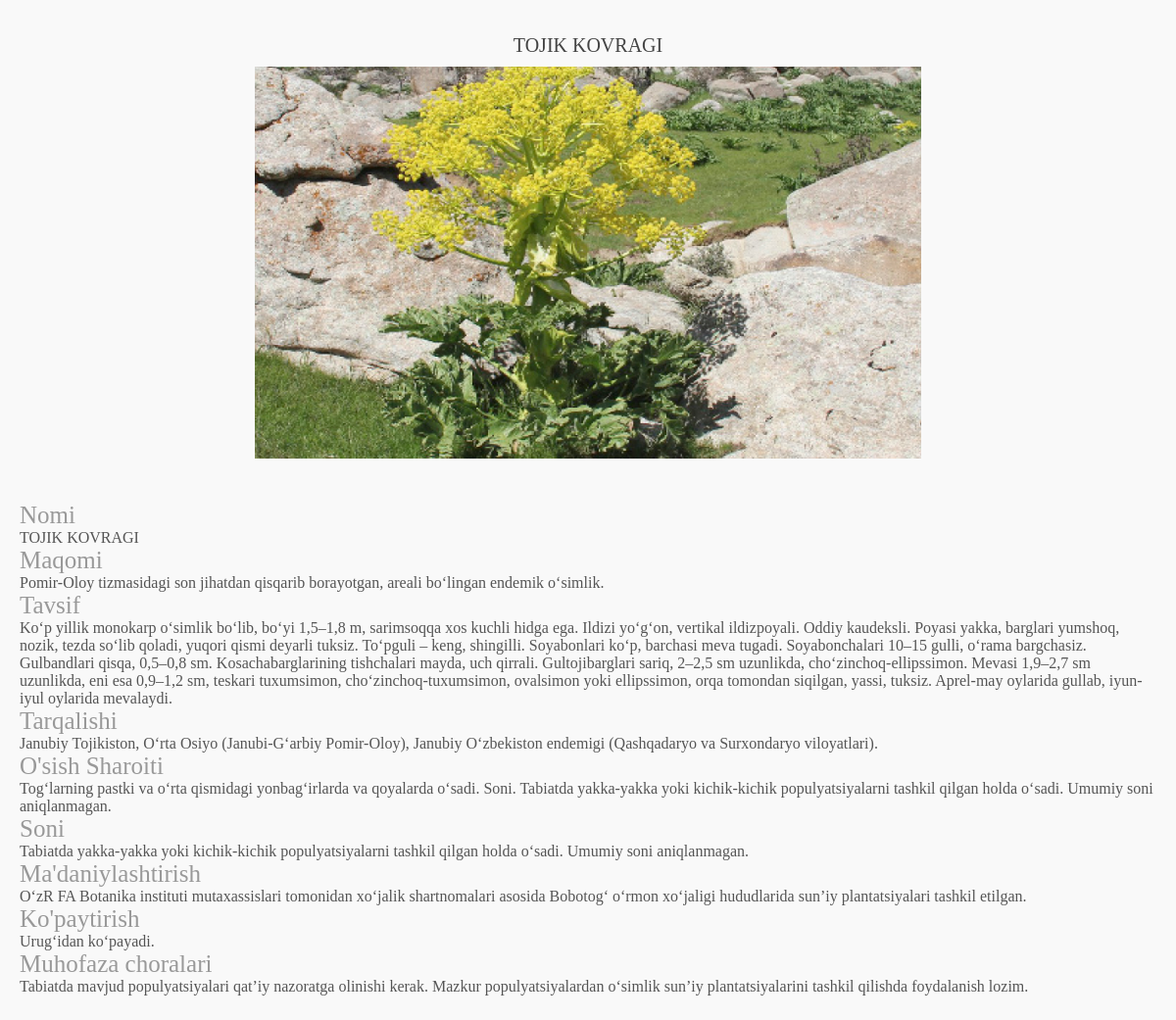
The app's page /osimlik/2/ with its own data.
### redmap/models.py (models this page shows, shortened)
class Osimlik(models.Model):
    oilasi = models.ForeignKey(Oilasi, on_delete=models.CASCADE)
    nomi = models.CharField(max_length=255)
    maqomi = models.TextField()
    tavsif = models.TextField()
    tarqalishi = models.TextField()
    sharoiti = models.TextField()
    soni = models.TextField()
    kupayishi = models.CharField(max_length=255)
    ozgarish_sabablari = models.TextField()
    madaniylashtirish = models.TextField()
    muhofaza_choralari = models.TextField()
    img = models.ImageField(upload_to="nature/", default="")
    class Meta:
        verbose_name = ("O'simlik")
        verbose_name_plural = ("O'simliklar")

### redmap/views.py (the view)
# urls.py: path('osimlik/<int:id>/',osimlikview,name="osimlik"),
def osimlikview(request,id):
    osimlik = get_object_or_404(Osimlik,id=id)
    return render(request,"osimlik_detail.html",{"osimlik":osimlik})

### templates/osimlik_detail.html (shortened to what this page needs)
{% load static  %}
<!DOCTYPE html>
<html lang="en">
<head>
    <link rel="stylesheet" href="{% static 'modal.css' %}">
</head>
<body>
    <div class="inner-content">
		<div class="inner-wrapper">
			<div class="picture-blog">
				<h1 class="picture-blog-name">{{osimlik.nomi}}</h1>
				<img src="{{ osimlik.img.url }}" alt=".....">
			</div>
			<div class="comment-blog">
				<div class="blog">
                    <h3>Nomi</h3>
                    <p>{{osimlik.nomi}}</p>
                </div>
				<div class="blog">
                    <h3>Maqomi</h3>
                    <p>{{osimlik.maqomi}}</p>
                </div>
				<div class="blog">
                    <h3>Tavsif</h3>
                    <p>{{osimlik.tavsif}}</p>
                </div>
				<div class="blog">
                    <h3>Tarqalishi</h3>
                    <p>{{osimlik.tarqalishi}}</p>
                </div>
				<div class="blog">
                    <h3>O'sish Sharoiti</h3>
                    <p>{{osimlik.sharoiti}}</p>
                </div>
				<div class="blog">
                    <h3>Soni</h3>
                    <p>{{osimlik.soni}}</p>
                </div>
				<div class="blog">
                    <h3>Ma'daniylashtirish</h3>
                    <p>{{osimlik.madaniylashtirish}}</p>
                </div>
				<div class="blog">
                    <h3>Ko'paytirish</h3>
                    <p>{{osimlik.kupayishi}}</p>
                </div>
				<div class="blog">
                    <h3>Muhofaza choralari</h3>
                    <p>{{osimlik.muhofaza_choralari}}</p>
                </div>
			</div>
		</div>
	</div>
</body>
</html>

### static/modal.css (style rules this page uses)
* { padding:0px; margin:0px; box-sizing:border-box; text-decoration:none; }
.inner-content { width:100%; min-height:100vh; padding:15px 10px; background-color:#f9f9f9; }
.inner-wrapper { width:100%; height:100%; display: flex; flex-direction: column; gap: 20px; align-items: center; justify-content: center; }
.picture-blog { width:min(100%,700px); padding: 10px; border-radius: 10px; }
.picture-blog h1 { text-align: center; font-size: 20px; font-weight: 500; padding: 10px 0; color: #444; }
.picture-blog img { width:min(100%,700px); height: 400px; object-fit: cover; object-position: center; }
.comment-blog { width: 100%; height: min(100%,400px); padding: 10px; border-radius: 10px; flex-direction: column; align-items: left; gap: 10px; }
.blog h3 { font-size: 25px; font-weight: 400; color: #999; }
.blog p { color: #555; }

### records on screen
Osimlik: nomi "TOJIK KOVRAGI", img (picture), maqomi "Pomir-Oloy tizmasidagi son jihatdan qisqarib borayotgan, areali bo‘lingan endemik o‘simlik.", tavsif "Ko‘p yillik monokarp o‘simlik bo‘lib, bo‘yi 1,5–1,8 m, sarimsoqqa xos kuchli hidga ega. Ildizi yo‘g‘on, vertikal ildizpoyali. Oddiy kaudeksli. Poyasi yakka, barglari yumshoq, nozik, tezda so‘lib qoladi, yuqori qismi deyarli tuksiz. To‘pguli – keng, shingilli. Soya­bonlari ko‘p, barchasi meva tugadi. Soyabonchalari 10–15 gulli, o‘rama bargchasiz. Gulbandlari qisqa, 0,5–0,8 sm. Kosachabarglarining tishchalari mayda, uch qirrali. Gultojibarglari sariq, 2–2,5 sm uzunlikda, cho‘zinchoq-ellipssimon. Mevasi 1,9–2,7 sm uzunlikda, eni esa 0,9–1,2 sm, teskari tuxumsimon, cho‘zinchoq-tuxumsimon, ovalsimon yoki ellipssimon, orqa tomondan siqilgan, yassi, tuksiz. Aprel-may oylarida gullab, iyun-iyul…", tarqalishi "Janubiy Tojikiston, O‘rta Osiyo (Janubi-G‘arbiy Pomir-Oloy), Janubiy O‘zbekiston endemigi (Qashqadaryo va Surxondaryo viloyatlari).", sharoiti "Tog‘larning pastki va o‘rta qismidagi yonbag‘irlarda va qoyalarda o‘sadi. Soni. Tabiatda yakka-yakka yoki kichik-kichik populyatsiyalarni tashkil qilgan holda o‘sadi. Umumiy soni aniqlanmagan.", soni "Tabiatda yakka-yakka yoki kichik-kichik populyatsiyalarni tashkil qilgan holda o‘sadi. Umumiy soni aniqlanmagan.", madaniylashtirish "O‘zR FA Botanika instituti mutaxassislari tomonidan xo‘jalik shartnomalari asosida Bobotog‘ o‘rmon xo‘jaligi hududlarida sunʼiy plantatsiyalari tashkil etilgan.", kupayishi "Urug‘idan ko‘payadi.", muhofaza_choralari "Tabiatda mavjud populyatsiyalari qatʼiy nazoratga olinishi kerak. Mazkur populyatsiyalardan o‘simlik sunʼiy­ plantatsiyalarini tashkil qilishda foydalanish lozim."
